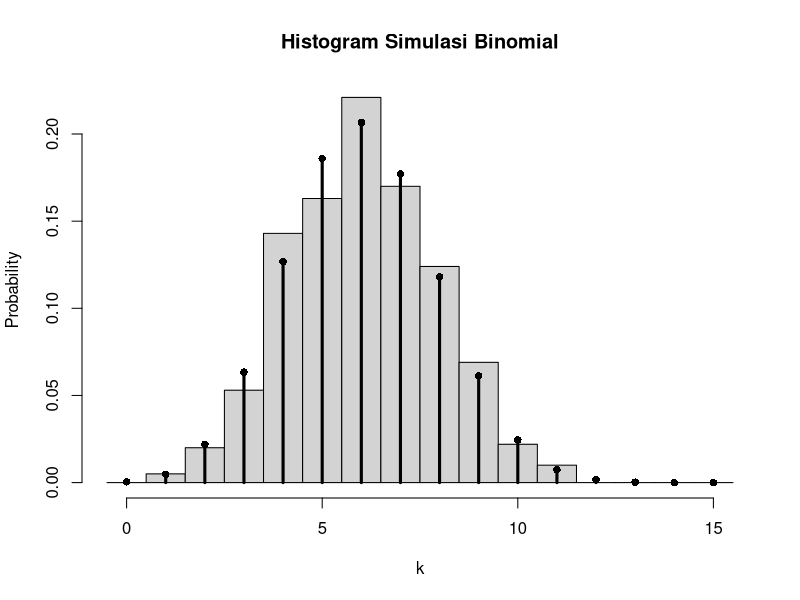

The R source for this figure:
# Nama = Reren Gabrela Sibarani
# NIM = 3338250038
# Kelas = 3B

# 1. Rata-rata pelanggan yang datang ke toko adalah 3 orang/jam.
#    Modelkan dengan Poisson dan hitung P(X >= 5).

# Rata-rata pelanggan yang datang per jam
lambda <- 3

# Model Poisson
# X ~ Poisson(lambda = 3)

# Menghitung peluang X >= 5
P <- 1 - ppois(4, lambda)

# Menampilkan hasil peluang
P

# 2. Dari 100 bola, terdapat 20 bola merah.
#    Diambil 10 bola tanpa pengembalian.
#    Modelkan banyak bola merah yang terambil.

# Ukuran populasi
N <- 100

# Jumlah bola merah
K <- 20

# Ukuran sampel
n <- 10

# Model Hypergeometric
# X ~ Hypergeometric(N = 100, K = 20, n = 10)

# Menentukan nilai k yang mungkin
k <- seq(from = max(0, n + K - N), to = min(n, K))

# Menghitung PMF Hypergeometric
pmf <- dhyper(k, m = K, n = N - K, k = n)

# Menampilkan nilai k dan peluangnya
data.frame(k = k, P = pmf)

# 3. Simulasikan 1000 data Binomial dengan n = 15 dan p = 0.4.
#    Bandingkan histogram simulasi dengan PMF teoretis.

# Banyak percobaan
n <- 15

# Peluang sukses
p <- 0.4

# Banyak simulasi
m <- 1000

# Menentukan seed agar hasil simulasi tetap sama
set.seed(2025)

# Simulasi 1000 data Binomial
simulasi <- rbinom(m, size = n, prob = p)

# Menentukan nilai X
x <- 0:n

# Menghitung PMF Binomial teoretis
pmf <- dbinom(x, size = n, prob = p)

# Membuat histogram hasil simulasi
hist(simulasi,
     breaks = seq(-0.5, 15.5, by = 1),
     probability = TRUE,
     main = "Histogram Simulasi Binomial",
     xlab = "k",
     ylab = "Probability")

# Menambahkan PMF teoretis
points(x, pmf, type = "h", lwd = 3)
points(x, pmf, pch = 16)
